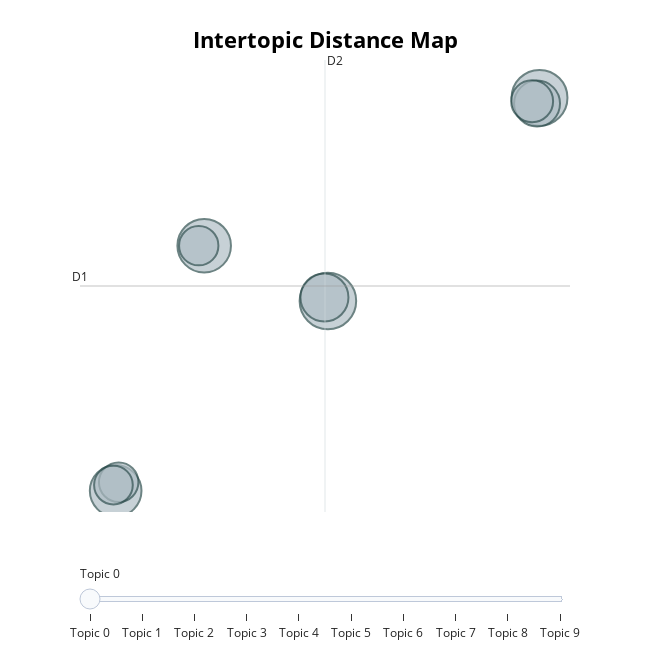

The cell this chart's notebook holds for it:
### Code cell
model.visualize_topics()

### Figure 1 — Plotly figure (JSON) as saved in the notebook; plotly's stock layout.template omitted (floating-point values rounded to 4 significant figures)
{"data": [{"customdata": [[0, "the | to | form | ajax | is", 368], [1, "python | in | the | is | def", 359], [2, "view | the | to | controller | bar", 330], [3, "at | android | gradle | project | compile", 307], [4, "the | to | and | user | is", 265], [5, "dataframe | pandas | nan | column | to", 243], [6, "the | plot | of | to | in", 202], [7, "python | install | pip | to | in", 179], [8, "video | the | to | is | and", 178], [9, "xcode | framework | the | to | in", 172]], "hovertemplate": "<b>Topic %{customdata[0]}</b><br>Words: %{customdata[1]}<br>Size: %{customdata[2]}", "legendgroup": "", "marker": {"color": "#B0BEC5", "line": {"color": "DarkSlateGrey", "width": 2}, "size": [368, 359, 330, 307, 265, 243, 202, 179, 178, 172], "sizemode": "area", "sizeref": 0.23, "symbol": "circle"}, "mode": "markers", "name": "", "orientation": "v", "showlegend": false, "type": "scatter", "x": [-0.8341, 20.08, -13.06, -21.81, -1.175, 19.84, 19.35, -21.52, -13.6, -22.03], "xaxis": "x", "y": [4.33, 22.31, 9.226, -12.46, 4.641, 21.8, 22.01, -11.7, 9.228, -11.95], "yaxis": "y"}], "layout": {"annotations": [{"showarrow": false, "text": "D1", "x": -25.34, "y": 5.66, "yshift": 10}, {"showarrow": false, "text": "D2", "x": -1.121, "xshift": 10, "y": 25.65}], "height": 650, "hoverlabel": {"bgcolor": "white", "font": {"family": "Rockwell", "size": 16}}, "legend": {"itemsizing": "constant", "tracegroupgap": 0}, "margin": {"t": 60}, "shapes": [{"line": {"color": "#CFD8DC", "width": 2}, "type": "line", "x0": -1.121, "x1": -1.121, "y0": -14.33, "y1": 25.65}, {"line": {"color": "#9E9E9E", "width": 2}, "type": "line", "x0": -25.34, "x1": 23.1, "y0": 5.66, "y1": 5.66}], "sliders": [{"active": 0, "pad": {"t": 50}, "steps": [{"args": [{"marker.color": [["red", "#B0BEC5", "#B0BEC5", "#B0BEC5", "#B0BEC5", "#B0BEC5", "#B0BEC5", "#B0BEC5", "#B0BEC5", "#B0BEC5"]]}], "label": "Topic 0", "method": "update"}, {"args": [{"marker.color": [["#B0BEC5", "red", "#B0BEC5", "#B0BEC5", "#B0BEC5", "#B0BEC5", "#B0BEC5", "#B0BEC5", "#B0BEC5", "#B0BEC5"]]}], "label": "Topic 1", "method": "update"}, {"args": [{"marker.color": [["#B0BEC5", "#B0BEC5", "red", "#B0BEC5", "#B0BEC5", "#B0BEC5", "#B0BEC5", "#B0BEC5", "#B0BEC5", "#B0BEC5"]]}], "label": "Topic 2", "method": "update"}, {"args": [{"marker.color": [["#B0BEC5", "#B0BEC5", "#B0BEC5", "red", "#B0BEC5", "#B0BEC5", "#B0BEC5", "#B0BEC5", "#B0BEC5", "#B0BEC5"]]}], "label": "Topic 3", "method": "update"}, {"args": [{"marker.color": [["#B0BEC5", "#B0BEC5", "#B0BEC5", "#B0BEC5", "red", "#B0BEC5", "#B0BEC5", "#B0BEC5", "#B0BEC5", "#B0BEC5"]]}], "label": "Topic 4", "method": "update"}, {"args": [{"marker.color": [["#B0BEC5", "#B0BEC5", "#B0BEC5", "#B0BEC5", "#B0BEC5", "red", "#B0BEC5", "#B0BEC5", "#B0BEC5", "#B0BEC5"]]}], "label": "Topic 5", "method": "update"}, {"args": [{"marker.color": [["#B0BEC5", "#B0BEC5", "#B0BEC5", "#B0BEC5", "#B0BEC5", "#B0BEC5", "red", "#B0BEC5", "#B0BEC5", "#B0BEC5"]]}], "label": "Topic 6", "method": "update"}, {"args": [{"marker.color": [["#B0BEC5", "#B0BEC5", "#B0BEC5", "#B0BEC5", "#B0BEC5", "#B0BEC5", "#B0BEC5", "red", "#B0BEC5", "#B0BEC5"]]}], "label": "Topic 7", "method": "update"}, {"args": [{"marker.color": [["#B0BEC5", "#B0BEC5", "#B0BEC5", "#B0BEC5", "#B0BEC5", "#B0BEC5", "#B0BEC5", "#B0BEC5", "red", "#B0BEC5"]]}], "label": "Topic 8", "method": "update"}, {"args": [{"marker.color": [["#B0BEC5", "#B0BEC5", "#B0BEC5", "#B0BEC5", "#B0BEC5", "#B0BEC5", "#B0BEC5", "#B0BEC5", "#B0BEC5", "red"]]}], "label": "Topic 9", "method": "update"}]}], "title": {"font": {"color": "Black", "size": 22}, "text": "<b>Intertopic Distance Map", "x": 0.5, "xanchor": "center", "y": 0.95, "yanchor": "top"}, "width": 650, "xaxis": {"anchor": "y", "domain": [0, 1], "range": [-25.34, 23.1], "title": {"text": ""}, "type": "linear", "visible": false}, "yaxis": {"anchor": "x", "domain": [0, 1], "range": [-14.33, 25.65], "title": {"text": ""}, "type": "linear", "visible": false}}}
